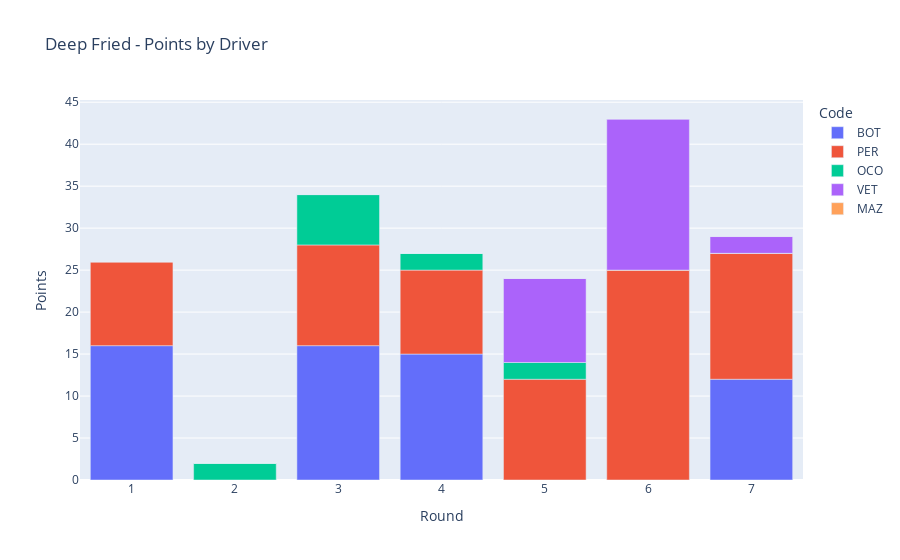

Notebook code for this chart:
### Code cell
px.bar(x='Round', y='Points', color='Code', 
       data_frame=team_results, title=f'{TEAM_NAME} - Points by Driver')

### Figure 1 — Plotly figure (JSON) as saved in the notebook; plotly's stock layout.template omitted (floating-point values rounded to 4 significant figures)
{"data": [{"alignmentgroup": "True", "hovertemplate": "Code=BOT<br>Round=%{x}<br>Points=%{y}<extra></extra>", "legendgroup": "BOT", "marker": {"color": "#636efa"}, "name": "BOT", "offsetgroup": "BOT", "orientation": "v", "showlegend": true, "textposition": "auto", "type": "bar", "x": [1, 2, 3, 4, 5, 6, 7], "xaxis": "x", "y": [16, 0, 16, 15, 0, 0, 12], "yaxis": "y"}, {"alignmentgroup": "True", "hovertemplate": "Code=PER<br>Round=%{x}<br>Points=%{y}<extra></extra>", "legendgroup": "PER", "marker": {"color": "#EF553B"}, "name": "PER", "offsetgroup": "PER", "orientation": "v", "showlegend": true, "textposition": "auto", "type": "bar", "x": [1, 2, 3, 4, 5, 6, 7], "xaxis": "x", "y": [10, 0, 12, 10, 12, 25, 15], "yaxis": "y"}, {"alignmentgroup": "True", "hovertemplate": "Code=OCO<br>Round=%{x}<br>Points=%{y}<extra></extra>", "legendgroup": "OCO", "marker": {"color": "#00cc96"}, "name": "OCO", "offsetgroup": "OCO", "orientation": "v", "showlegend": true, "textposition": "auto", "type": "bar", "x": [1, 2, 3, 4, 5, 6, 7], "xaxis": "x", "y": [0, 2, 6, 2, 2, 0, 0], "yaxis": "y"}, {"alignmentgroup": "True", "hovertemplate": "Code=VET<br>Round=%{x}<br>Points=%{y}<extra></extra>", "legendgroup": "VET", "marker": {"color": "#ab63fa"}, "name": "VET", "offsetgroup": "VET", "orientation": "v", "showlegend": true, "textposition": "auto", "type": "bar", "x": [1, 2, 3, 4, 5, 6, 7], "xaxis": "x", "y": [0, 0, 0, 0, 10, 18, 2], "yaxis": "y"}, {"alignmentgroup": "True", "hovertemplate": "Code=MAZ<br>Round=%{x}<br>Points=%{y}<extra></extra>", "legendgroup": "MAZ", "marker": {"color": "#FFA15A"}, "name": "MAZ", "offsetgroup": "MAZ", "orientation": "v", "showlegend": true, "textposition": "auto", "type": "bar", "x": [1, 2, 3, 4, 5, 6, 7], "xaxis": "x", "y": [0, 0, 0, 0, 0, 0, 0], "yaxis": "y"}], "layout": {"barmode": "relative", "legend": {"title": {"text": "Code"}, "tracegroupgap": 0}, "title": {"text": "Deep Fried - Points by Driver"}, "xaxis": {"anchor": "y", "domain": [0, 1], "title": {"text": "Round"}}, "yaxis": {"anchor": "x", "domain": [0, 1], "title": {"text": "Points"}}}}
